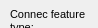
     <widget class="QWidget" name="page_6">
      <property name="geometry">
       <rect>
        <x>0</x>
        <y>0</y>
        <width>98</width>
        <height>28</height>
       </rect>
      </property>
      <attribute name="label">
       <string>Specific information</string>
      </attribute>
      <widget class="QLineEdit" name="feature_id">
       <property name="geometry">
        <rect>
         <x>390</x>
         <y>10</y>
         <width>160</width>
         <height>20</height>
        </rect>
       </property>
      </widget>
      <widget class="QComboBox" name="featurecat_id">
       <property name="geometry">
        <rect>
         <x>110</x>
         <y>10</y>
         <width>160</width>
         <height>20</height>
        </rect>
       </property>
      </widget>
      <widget class="QLabel" name="label_connec_feature_type">
       <property name="geometry">
        <rect>
         <x>10</x>
         <y>5</y>
         <width>91</width>
         <height>31</height>
        </rect>
       </property>
       <property name="font">
        <font>
         <pointsize>8</pointsize>
        </font>
       </property>
       <property name="frameShape">
        <enum>QFrame::NoFrame</enum>
       </property>
       <property name="frameShadow">
        <enum>QFrame::Plain</enum>
       </property>
       <property name="text">
        <string>Connec feature type:</string>
       </property>
       <property name="textFormat">
        <enum>Qt::AutoText</enum>
       </property>
       <property name="scaledContents">
        <bool>false</bool>
       </property>
       <property name="wordWrap">
        <bool>true</bool>
       </property>
       <property name="margin">
        <number>3</number>
       </property>
      </widget>
      <widget class="QLabel" name="label_feature_id">
       <property name="geometry">
        <rect>
         <x>280</x>
         <y>10</y>
         <width>111</width>
         <height>22</height>
        </rect>
       </property>
       <property name="font">
        <font>
         <pointsize>8</pointsize>
        </font>
       </property>
       <property name="frameShape">
        <enum>QFrame::NoFrame</enum>
       </property>
       <property name="frameShadow">
        <enum>QFrame::Plain</enum>
       </property>
       <property name="text">
        <string>Connec feature id:</string>
       </property>
       <property name="textFormat">
        <enum>Qt::AutoText</enum>
       </property>
       <property name="scaledContents">
        <bool>false</bool>
       </property>
       <property name="margin">
        <number>3</number>
       </property>
      </widget>
      <widget class="QLabel" name="label_diagonal">
       <property name="geometry">
        <rect>
         <x>10</x>
         <y>50</y>
         <width>90</width>
         <height>22</height>
        </rect>
       </property>
       <property name="font">
        <font>
         <pointsize>8</pointsize>
        </font>
       </property>
       <property name="frameShape">
        <enum>QFrame::NoFrame</enum>
       </property>
       <property name="frameShadow">
        <enum>QFrame::Plain</enum>
       </property>
       <property name="text">
        <string>Diagonal:</string>
       </property>
       <property name="textFormat">
        <enum>Qt::AutoText</enum>
       </property>
       <property name="scaledContents">
        <bool>false</bool>
       </property>
       <property name="margin">
        <number>3</number>
       </property>
      </widget>
      <widget class="QLabel" name="label_accessible">
       <property name="geometry">
        <rect>
         <x>280</x>
         <y>50</y>
         <width>90</width>
         <height>22</height>
        </rect>
       </property>
       <property name="font">
        <font>
         <pointsize>8</pointsize>
        </font>
       </property>
       <property name="frameShape">
        <enum>QFrame::NoFrame</enum>
       </property>
       <property name="frameShadow">
        <enum>QFrame::Plain</enum>
       </property>
       <property name="text">
        <string>Accessible:</string>
       </property>
       <property name="textFormat">
        <enum>Qt::AutoText</enum>
       </property>
       <property name="scaledContents">
        <bool>false</bool>
       </property>
       <property name="margin">
        <number>3</number>
       </property>
      </widget>
      <widget class="QLabel" name="label_connec_type_3">
       <property name="geometry">
        <rect>
         <x>10</x>
         <y>90</y>
         <width>90</width>
         <height>31</height>
        </rect>
       </property>
       <property name="font">
        <font>
         <pointsize>8</pointsize>
        </font>
       </property>
       <property name="frameShape">
        <enum>QFrame::NoFrame</enum>
       </property>
       <property name="frameShadow">
        <enum>QFrame::Plain</enum>
       </property>
       <property name="text">
        <string>Private connec catalog</string>
       </property>
       <property name="textFormat">
        <enum>Qt::AutoText</enum>
       </property>
       <property name="scaledContents">
        <bool>false</bool>
       </property>
       <property name="alignment">
        <set>Qt::AlignLeading|Qt::AlignLeft|Qt::AlignVCenter</set>
       </property>
       <property name="wordWrap">
        <bool>true</bool>
       </property>
       <property name="margin">
        <number>3</number>
       </property>
      </widget>
      <widget class="QComboBox" name="connec_type_3">
       <property name="geometry">
        <rect>
         <x>110</x>
         <y>90</y>
         <width>161</width>
         <height>20</height>
        </rect>
       </property>
      </widget>
      <widget class="QComboBox" name="featurecat_id_2">
       <property name="geometry">
        <rect>
         <x>390</x>
         <y>50</y>
         <width>160</width>
         <height>20</height>
        </rect>
       </property>
      </widget>
      <widget class="QComboBox" name="featurecat_id_3">
       <property name="geometry">
        <rect>
         <x>110</x>
         <y>50</y>
         <width>160</width>
         <height>20</height>
        </rect>
       </property>
      </widget>
     </widget>
